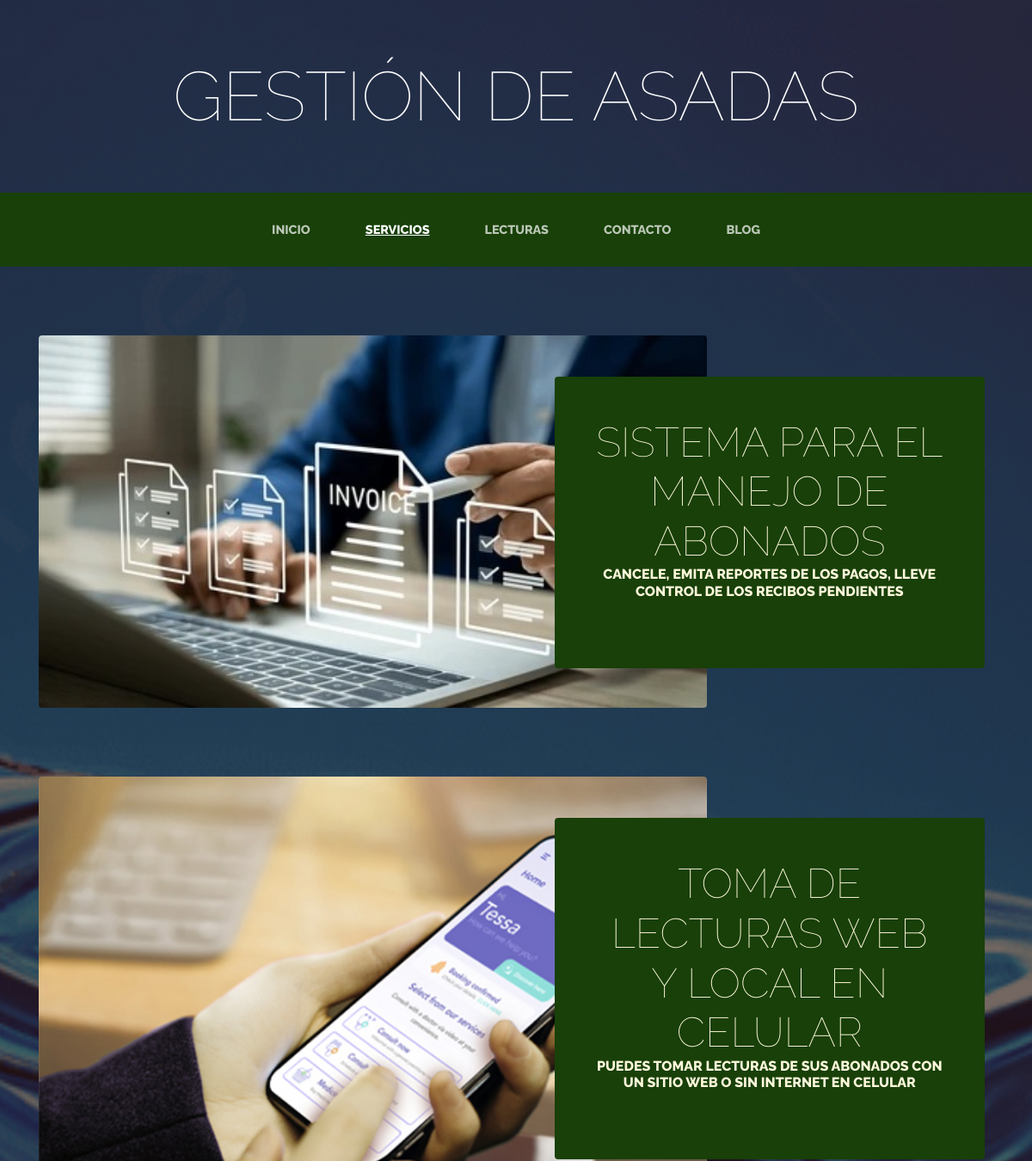
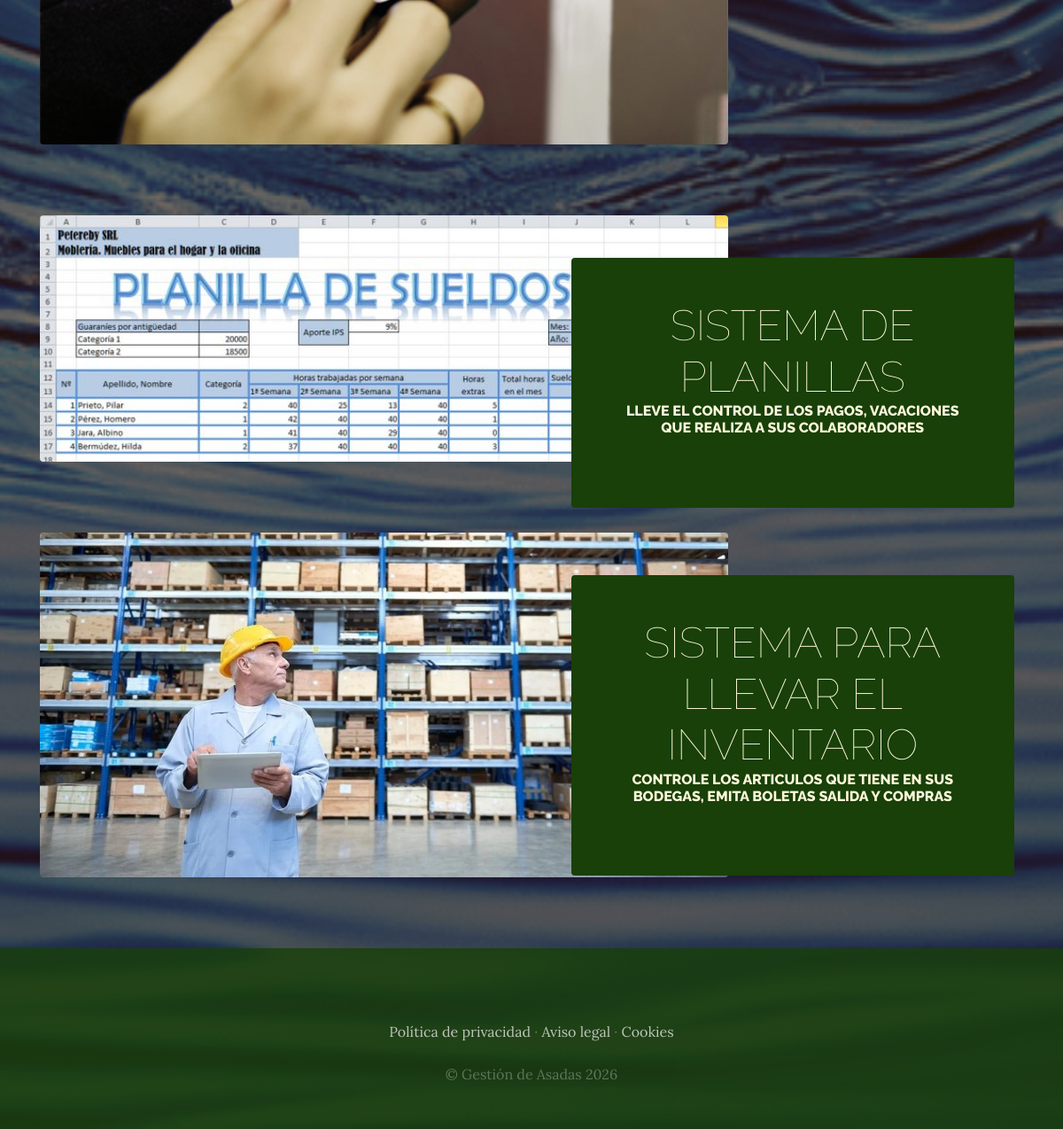
The app's page /servicios/ with its own data (2 pictures, top to bottom).
### servicios/models.py (models this page shows, shortened)
class Servicio(models.Model):
    titulo=models.CharField(max_length=80)
    contenido=models.CharField(max_length=80)
    imagen=models.ImageField(upload_to='servicios')
    created=models.DateTimeField(auto_now_add=True)
    updated=models.DateTimeField(auto_now_add=True)
    class Meta:
        verbose_name='Servicio'
        verbose_name_plural='servicios'

### servicios/views.py (the view)
# urls.py: path('servicios/', include('servicios.urls')),
def servicios(request):
    servicios=Servicio.objects.all()
    return render(request, "servicios/servicios.html",{"servicios": servicios})

### servicios/templates/servicios/servicios.html (shortened to what this page needs)
{% extends "Proyectowebapp/base.html" %}
{% load static %}
{% block content %}
    {% for servicio in servicios %}
          <section class="page-section clearfix">
            <div class="container">
            <div class="intro">
            <img class="intro-img img-fluid mb-3 mb-lg-0 rounded" src="{{servicio.imagen.url}}" alt="" style="width: 70%;">
            <div class="intro-text left-0 text-center bg-faded p-5 rounded">
            <h2 class="section-heading mb-4" >
            <span class="section-heading-lower">{{servicio.titulo}}</span>
            <span class="section-heading-upper">{{servicio.contenido}}</span>
            </h2>
           </div>
           </div>
           </div>
          </section>
    {% endfor %}
{% endblock %}

### Proyectowebapp/templates/Proyectowebapp/base.html (shortened to what this page needs)
<html>
<head>
    {% load static %}
    <link href="{% static 'Proyectowebapp/vendor/bootstrap/css/bootstrap.min.css' %}" rel="stylesheet">
    <link href="{% static 'Proyectowebapp/css/gestion.css' %}" rel="stylesheet">
</head>
<body>
    <h1 class="site-heading text-center text-white d-none d-lg-block">
        <span class="site-heading-lower">Gestión de Asadas</span>
      </h1>
 <nav class="navbar navbar-expand-lg navbar-dark py-lg-4" id="mainNav">
    <div class="container">
      <div class="collapse navbar-collapse" id="navbarResponsive">
        <ul class="navbar-nav mx-auto">
          <li class="nav-item {% if request.path == '/' %} active {% endif %} px-lg-4">
            <a class="nav-link text-uppercase text-expanded" href="{% url 'Home' %}">Inicio</a>
          </li>
          <li class="nav-item {% if request.path == '/servicios/' %} active {% endif %} px-lg-4">
            <a class="nav-link text-uppercase text-expanded" href="{% url 'Servicios' %}">Servicios</a>
          </li>
          <li class="nav-item px-lg-4">
            <a class="nav-link text-uppercase text-expanded" href="{% url 'Lecturas' %}">Lecturas</a>
          </li>
          <li class="nav-item {% if request.path == '/contacto/' %} active {% endif %} px-lg-4">
            <a class="nav-link text-uppercase text-expanded" href="{% url 'Contacto' %}">Contacto</a>
          </li>
          <li class="nav-item {% if request.path|slice:':6' == '/blog/' %} active {% endif %} px-lg-4">
            <a class="nav-link text-uppercase text-expanded" href="{% url 'Blog' %}">Blog</a>
          </li>
        </ul>
      </div>
    </div>
  </nav>
  {% block content %}
  {% endblock %}
    <footer class="footer text-faded text-center py-5">
      <div class="container">
        <p class="m-0 mbt">
        	<a href="sample.html" class="link">Política de privacidad</a> ·
        	<a href="sample.html" class="link">Aviso legal</a> ·
        	<a href="sample.html" class="link">Cookies</a>
		</p>
        <p class="m-0 mbt1">&copy; Gestión de Asadas 2026</p>
      </div>
	</footer>
</body>
</html>

### Proyectowebapp/static/Proyectowebapp/css/gestion.css (style rules this page uses)
body { font-family: 'Lora'; background: linear-gradient(rgba(47, 23, 15, 0.65), rgba(47, 23, 15, 0.65)), url("../img/bg_main.jpg"); background-attachment: fixed; background-position: center; background-size: cover; }
h1, h2, h3, h4, h5, h6 { font-family: 'Raleway'; }
p { line-height: 1.75; }
.text-faded { color: rgba(255, 255, 255, 0.3); }
.site-heading { margin-top: 5rem; margin-bottom: 5rem; text-transform: uppercase; line-height: 1; font-family: 'Raleway'; }
.site-heading .site-heading-lower { font-size: 5rem; font-weight: 100; line-height: 4rem; }
.page-section { margin-top: 5rem; margin-bottom: 5rem; }
.section-heading { text-transform: uppercase; }
.section-heading .section-heading-upper { display: block; font-size: 1rem; font-weight: 800; padding-bottom:.5rem; }
.section-heading .section-heading-lower { display: block; font-size: 3rem; font-weight: 100; }
.bg-faded { background-color: rgba(255, 255, 255, 0.85); }
#mainNav { background-color: rgba(24, 64, 8); font-family: 'Raleway'; }
#mainNav .navbar-nav .nav-item .nav-link { color: rgba(255, 255, 255, 0.7); font-weight: 800; }
#mainNav .navbar-nav .nav-item.active .nav-link { color: #ffffff; text-decoration: underline; }
@media (min-width: 992px) { #mainNav .navbar-nav .nav-item .nav-link { font-size: 0.9rem; } }
.intro { position: relative; }
@media (min-width: 992px) { .intro .intro-img { width: 75%; float: left; } }
@media (min-width: 992px) { .intro .intro-text { left: 600; width: 60%; margin-top: 3rem; background-color: rgba(24, 64, 8); color: cornsilk; position: absolute; } }
@media (min-width: 1200px) { .intro .intro-text { width: 45%; } }
.footer { background-color: rgba(24, 64, 8, 0.8); }
.mbt { padding-top: 2rem; }
.mbt1 { padding-top: 1.25rem; }
a.link { color: rgba(255, 255, 255, 0.7); }

### records on screen
Servicio: imagen (picture), titulo "SISTEMA PARA EL MANEJO DE ABONADOS", contenido "CANCELE, EMITA REPORTES DE LOS PAGOS, LLEVE CONTROL DE LOS RECIBOS PENDIENTES"
Servicio: imagen (picture), titulo "TOMA DE LECTURAS WEB Y LOCAL EN CELULAR", contenido "PUEDES TOMAR LECTURAS DE SUS ABONADOS CON UN SITIO WEB O SIN INTERNET EN CELULAR"
Servicio: imagen (picture), titulo "SISTEMA DE PLANILLAS", contenido "LLEVE EL CONTROL DE LOS PAGOS, VACACIONES QUE REALIZA A SUS COLABORADORES"
Servicio: imagen (picture), titulo "SISTEMA PARA LLEVAR EL INVENTARIO", contenido "CONTROLE LOS ARTICULOS QUE TIENE EN SUS BODEGAS, EMITA BOLETAS SALIDA Y COMPRAS"
